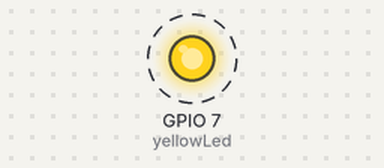
Recording of a program running on a simulated Raspberry Pi (BCM pin numbers). Parts: output pins drawn as LEDs (lit = HIGH). Dashed ring = blinking.

Above: at 0.5 s.
Timing chart, 0 to 4.6 s (numbered marks = the images above):
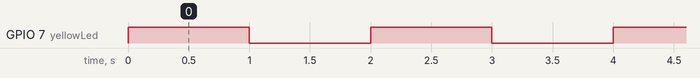

The program:

blink.py
```python
import RPi.GPIO as GPIO
from time import sleep

GPIO.setmode(GPIO.BCM)

yellowLed = 7

GPIO.setup(yellowLed, GPIO.OUT)

while True:
    GPIO.output(yellowLed, True)
    sleep(1)
    GPIO.output(yellowLed, False)
    sleep(1)

GPIO.cleanup()
```

Measured:
- by itself, GPIO 7 (yellowLed): alternates HIGH for 1.0 s and LOW for 1.0 s
